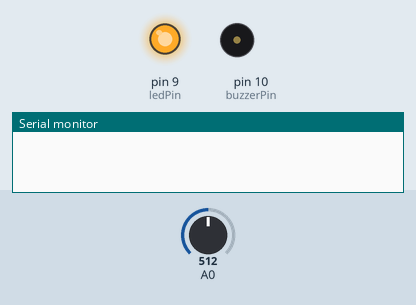
This sketch was run on a simulated Arduino Uno, built with avr-gcc and run on an emulated ATmega328P. On the bench: output pins drawn as LEDs (lit = HIGH), buzzer (waves = sounding), the last lines printed to the serial monitor. The test bench sets the inputs (shaded band); at power-on: A0 = 512.

Above: at 0.1 s.
At 7.2 s:
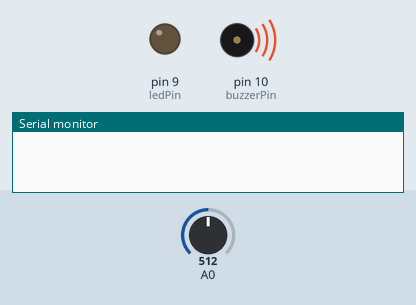
7.3 s: A0 set to 499
At 8.4 s:
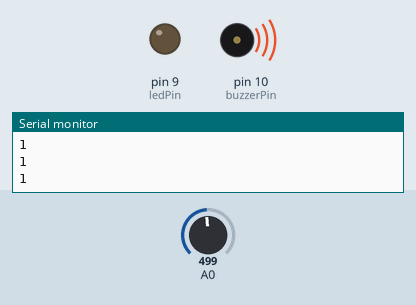
Timing chart, 0 to 10.3 s (numbered marks = the images above; inputs shaded):
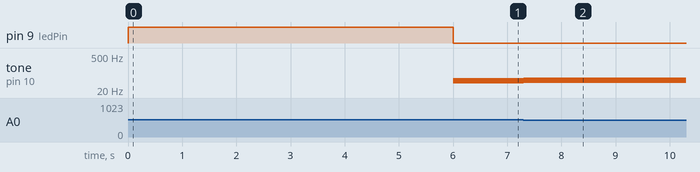

Measured:
- after the input at 7.3 s, tone on pin 10 (buzzerPin): 49 Hz → 51 Hz at once

The sketch:

lightTheremin.ino
```cpp
/* Theremin using photoresistor
 * By Samaksh Sethi
 *
 * Execution procedure:
 * 1. The code goes into calibration mode and senses the range of values that will be possible and defines a range accordingly
 * 2. The led will turn off and the theremin is ready to be used, along with the pitch of the buzzer, the brightness of led changes too
 *
 * NOTE- Do NOT use the pin #3 and #11 for analogWrite() (ie the led) because the PWM interferes with the timer of the tone() function!
 *
 * GitHub link - https://github.com/samakshsethi/theremin
 */

int reading;
int low = 1023;
int high = 0;
const int ledPin = 9;
const int buzzerPin = 10;
int pitch;
int brightness;

void setup() {
  Serial.begin(9600);
  pinMode(ledPin, OUTPUT);
  analogWrite(ledPin, 255);
  while (millis() < 6000) {   //Loop to calibrate the value for the photoresistor
    reading = analogRead(A0);

    if (reading > high) {
      high = reading;    //Takes the highest value for the sensor in the current conditions
    }
    if (reading < low) {
      low = reading;    //Takes the lowest value for the sensor in the current conditions
    }
  }
  analogWrite(ledPin, 0);
 }
void loop() {
  reading=analogRead(A0);
  pitch=map(reading, low, high, 50, 4000);    //Photoresistor reading is mapped to value for a (passive) buzzer
  brightness=map(reading, low, high, 0, 2000);   //Photoresistor reading is mapped to value for an led
  if(brightness>0){
    analogWrite(ledPin, brightness/10);
    Serial.println(brightness);
  }
  tone(buzzerPin, pitch, 20);
  delay(10);
 }
```
